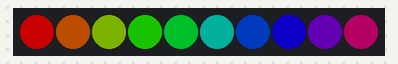
Bench run of a program on a simulated CircuitPython board. Parts: 10 RGB LEDs in strip order, left to right. Dim RGB values are drawn brighter than linear.

Above: at 0.01 s.
At 0.62 s:
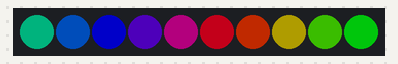
At 1.38 s:
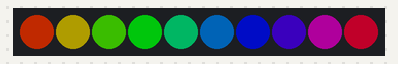
At 2.14 s:
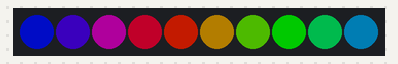
At 2.91 s:
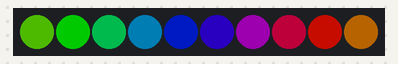

Measured:
- by itself, everything shown: repeats every 2.6 s, in 51 steps

The program:

aula_4_rainbowio_cadaum.py
```python
import time, random
import board, neopixel, rainbowio
num_leds = 10
led_pin = board.D7
leds = neopixel.NeoPixel(led_pin, num_leds, brightness=0.4, auto_write=False )
delta_hue = 256//num_leds
speed = 10  # higher numbers = faster rainbow spinning
i=0
while True:
  for l in range(len(leds)):
    leds[l] = rainbowio.colorwheel( int(i*speed + l * delta_hue) % 255  )
  leds.show()  # only write to LEDs after updating them all
  i = (i+1) % 255
  time.sleep(0.05)
```
